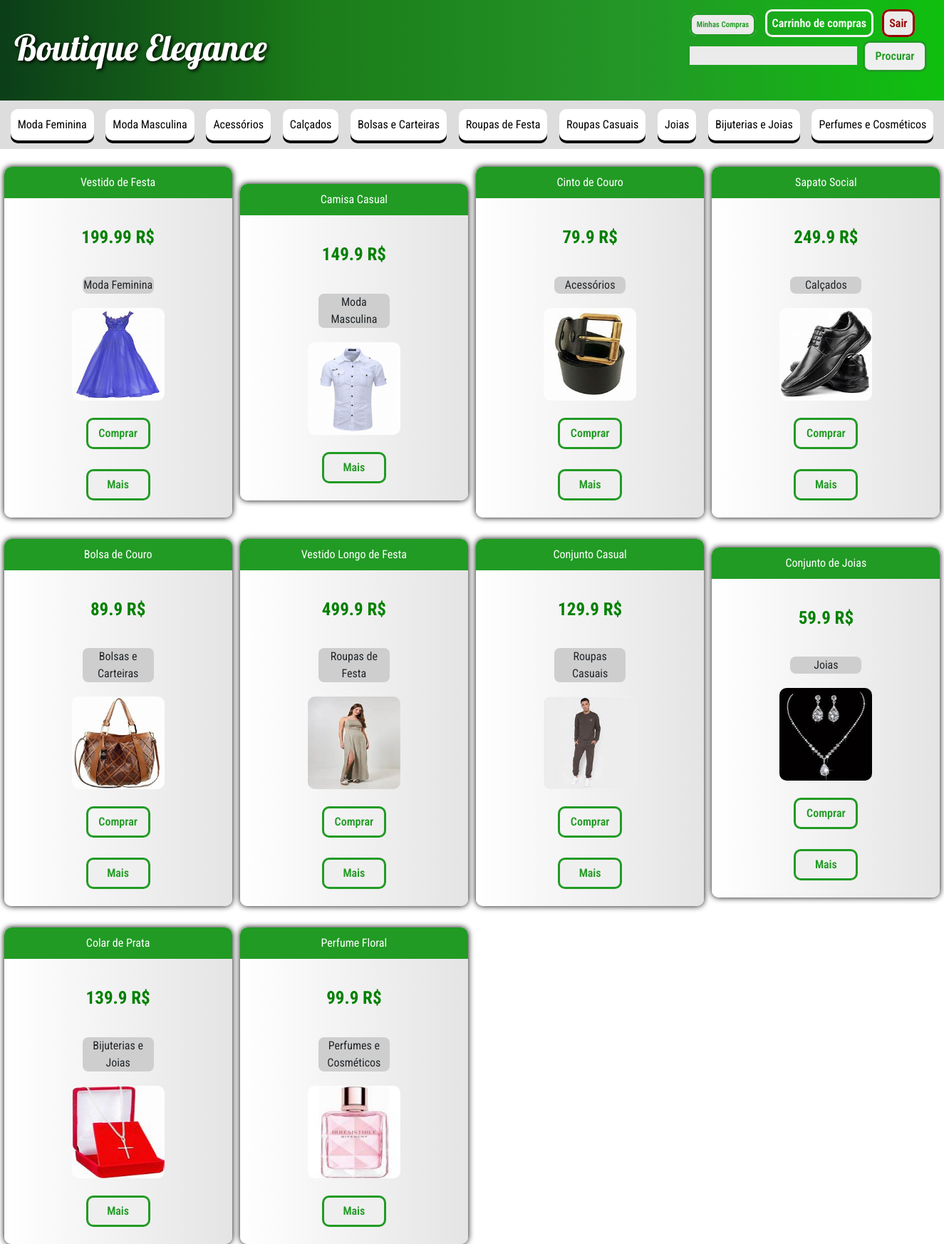
/site/usuario_produtos_pesquisa.php, run on the app's committed database.
### tables this page shows
CREATE TABLE `categoria` (
  `id_categoria` int(11) NOT NULL,
  `nome` varchar(30) DEFAULT NULL
);

CREATE TABLE `produto` (
  `id_produto` int(11) NOT NULL,
  `id_categoria_id` int(11) DEFAULT NULL,
  `valor` float DEFAULT NULL,
  `descricao` varchar(120) DEFAULT NULL,
  `nome_produto` varchar(60) DEFAULT NULL,
  `disponibilidade` tinyint(1) DEFAULT NULL,
  `foto` varchar(60) DEFAULT NULL,
  `ofertado` tinyint(1) DEFAULT NULL,
  `preco_original` float DEFAULT NULL
);

### class/categoria.DAO.class.php (called while the page is built, shortened)
<?php
	class categoriaDAO{
		public function __construct(){
			$this->conexao =
			new PDO("mysql:host=localhost; dbname=bancoSD","root", "");
		}
		public function listar(){
            $sql = $this->conexao->prepare("select * from categoria");
			$sql->execute();
			return $sql->fetchAll();
        }
	}
?>

### class/produtos.DAO.class.php (called while the page is built, shortened)
<?php
	class ProdutoSDAO{
		public function __construct(){
			$this->conexao =
			new PDO("mysql:host=localhost; dbname=BANCOsd",
			"root", "");
		}
		public function listar(){
			$sql= $this->conexao->prepare(
			"select produto.*, categoria.* from produto inner join categoria on produto.id_categoria_id = categoria.id_categoria");
			$sql->execute();
			return $sql->fetchAll();
		}
		public function listarPNomeDesc($pesquisa){
			$pesquisa = "%{$pesquisa}%";
			$sql = $this->conexao->prepare(
				"SELECT produto.*, categoria.*
				 FROM produto
				 INNER JOIN categoria ON produto.id_categoria_id = categoria.id_categoria
				 WHERE produto.nome_produto LIKE :pesq
				 OR produto.descricao LIKE :pesq"
			);
			$sql->bindValue(":pesq", $pesquisa);
			$sql->execute();
			return $sql->fetchAll();
		}
	}
?>

### site/usuario_produtos_pesquisa.php (the view, shortened to what this page needs)
<?php
    include_once "../class/produtos.DAO.class.php";
    include_once "../class/categoria.DAO.class.php";
    $objCategoriaDAO = new categoriaDAO();
    $retornoCat = $objCategoriaDAO->listar();
    $objProdutoDAO = new produtosDAO();
    $retorno = $objProdutoDAO->listar();
    $retornoPesquisa = $objProdutoDAO->listarPNomeDesc($_GET['pesquisa']);
?>
<html lang="pt">
<head>
    <link href="https://cdn.jsdelivr.net/npm/bootstrap@5.3.3/dist/css/bootstrap.min.css" rel="stylesheet">
    <link rel="stylesheet" href="../CSS/style.css">
</head>
<body>
<header>
        <div>
            <h1 id="titulo">Boutique Elegance</h1>
        </div>
        <div>
            <a style="font-size: 11px;" class="btn-op-alt" href='usuario_compras.php'>Minhas Compras</a>
            <a id="carrinho" style="width:auto;" href="carrinho.php">Carrinho de compras</a>
            <a id="sair" href="../operacoes/sair.php">Sair</a>
            <form style="margin-top: 8px;" action="usuario_produtos_pesquisa.php" method="GET">
                <input type="text" name="pesquisa" class="inputs">
                <button class="btn-op">Procurar</button>
            </form>
        </div>
    </header>
    <div id="container-geral">
            <div id="div-botoes">
                <?php
                    foreach($retornoCat as $query){?>
                    <button class="side-links" onclick="window.location.href='usuario_produtos_categoria.php?categoria=<?=$query['nome']?>'"><?=$query['nome']?></button>
                <?php } ?>
            </div>
            <div class="container-list">
            <?php foreach ($retornoPesquisa as $query) { ?>
                <div class='form-listar'>
                    <p class='top-text'><?= $query['nome_produto'] ?></p>
                    <p class="p-valor"><?= $query['valor'] ?> R$</p>
                    <p id="warning-button" style="width:100px; text-align:center; margin:0;"><?= $query['nome'] ?></p>
                    <img style='border-radius:10px;' src='../img/<?= $query['foto'] ?>' width='130' height='130'>
                    <?php if($query['disponibilidade']){
                    ?><a class="btn-op" href="?id=<?=$query['id_produto']?>&compra&pesquisa=<?=$_GET['pesquisa']?>">Comprar</a><?php
                }?>
                    <button class='btn-op botao-mais'>Mais</button>
                </div>
            <?php } ?>
        </div>
</div>

### CSS/style.css (style rules this page uses)
:root { --verdep: #219b24; }
body { height: 100%; margin: 0; }
#div-botoes { display: flex; justify-content:space-evenly; align-items: center; background-color: rgb(221, 221, 221); animation: ease-in-out; padding: 5px; margin-bottom: 20px; }
.side-links { font-family: "roboto condensed"; border-radius: 10px; border: none; background-color: #ffffff; margin: 7px; padding: 10px; box-shadow: 0 4px black; transition: padding-right 1200ms, box-shadow 1200ms; }
header { display: flex; justify-content: space-between; align-items: center; background-image: linear-gradient(to right, rgb(12, 62, 24),rgb(27, 124, 25),rgb(36, 150, 40),rgb(14, 192, 14)); padding: 20px; }
#titulo { font-family: "lobster"; color: rgb(255, 255, 255); font-size: 50px; text-shadow: 2px 2px 5px rgb(0, 0, 0); }
.container-list { display: grid; grid-template-rows: 1FR 1FR 1FR 1FR ; grid-template-columns: 1FR 1FR 1FR 1FR ; height: 100%; row-gap: 20px; flex-grow: 1; }
.top-text { background-color: var(--verdep); width: 100%; text-align: center; border-top-right-radius: 10px; border-top-left-radius: 10px; font-family: "roboto condensed"; padding: 10px; color: white; }
.inputs { background-color: rgb(235, 235, 235); border: none; border-left: 4px solid var(--verdep); }
.btn-op { border-radius: 10px; font-family: "roboto condensed"; color: var(--verdep); text-decoration: none; padding: 7px; width: 90px; font-weight: 600; text-align: center; border: 3px solid var(--verdep); margin: 4px; }
.btn-op-alt { border-radius: 10px; font-family: "roboto condensed"; color: var(--verdep); text-decoration: none; background-color: rgb(235, 235, 235); padding: 7px; width: 90px; font-weight: 600; text-align: center; border: 3px solid var(--verdep); margin: 4px; }
#sair { border-radius: 10px; font-family: "roboto condensed"; color: rgb(150, 0, 0); text-decoration: none; background-color: rgb(235, 235, 235); padding: 7px; width: 90px; font-weight: 600; text-align: center; border: 3px solid rgb(150, 0, 0);; margin: 4px; }
.form-listar { display: flex; justify-content: center; align-items: center; flex-direction: column; gap: 20px; font-family: "roboto condensed"; width: 320px; border: none; box-shadow: 0 0 8px black; border-radius: 10px; padding-bottom: 20px; margin: 5px; justify-self: center; align-self: center; background: rgb(255,255,255); background: linear-gradient(90deg, rgba(255,255,255,1) 0%, rgba(228,228,228,1) 100%); }
#warning-button { border: none; background-color: rgb(206, 206, 206); border-radius: 8px; margin: 10px; }
#carrinho { border-radius: 10px; font-family: "roboto condensed"; color: white; text-decoration: none; padding: 7px; width: 90px; font-weight: 600; text-align: center; border: 3px solid whitesmoke; margin: 4px; }
.p-valor { color:green; font-weight:bold; font-size: 25px; }

### data on the page
categoria: nome "Moda Feminina"
categoria: nome "Moda Masculina"
categoria: nome "Acessórios"
categoria: nome "Calçados"
categoria: nome "Bolsas e Carteiras"
categoria: nome "Roupas de Festa"
categoria: nome "Roupas Casuais"
categoria: nome "Joias"
categoria: nome "Bijuterias e Joias"
categoria: nome "Perfumes e Cosméticos"
produto: nome_produto "Vestido de Festa", valor "199.99", id_categoria.nome "Moda Feminina", foto (picture)
produto: nome_produto "Camisa Casual", valor "149.9", id_categoria.nome "Moda Masculina", foto (picture)
produto: nome_produto "Cinto de Couro", valor "79.9", id_categoria.nome "Acessórios", foto (picture)
produto: nome_produto "Sapato Social", valor "249.9", id_categoria.nome "Calçados", foto (picture)
produto: nome_produto "Bolsa de Couro", valor "89.9", id_categoria.nome "Bolsas e Carteiras", foto (picture)
produto: nome_produto "Vestido Longo de Festa", valor "499.9", id_categoria.nome "Roupas de Festa", foto (picture)
produto: nome_produto "Conjunto Casual", valor "129.9", id_categoria.nome "Roupas Casuais", foto (picture)
produto: nome_produto "Conjunto de Joias", valor "59.9", id_categoria.nome "Joias", foto (picture)
produto: nome_produto "Colar de Prata", valor "139.9", id_categoria.nome "Bijuterias e Joias", foto (picture)
produto: nome_produto "Perfume Floral", valor "99.9", id_categoria.nome "Perfumes e Cosméticos", foto (picture)
